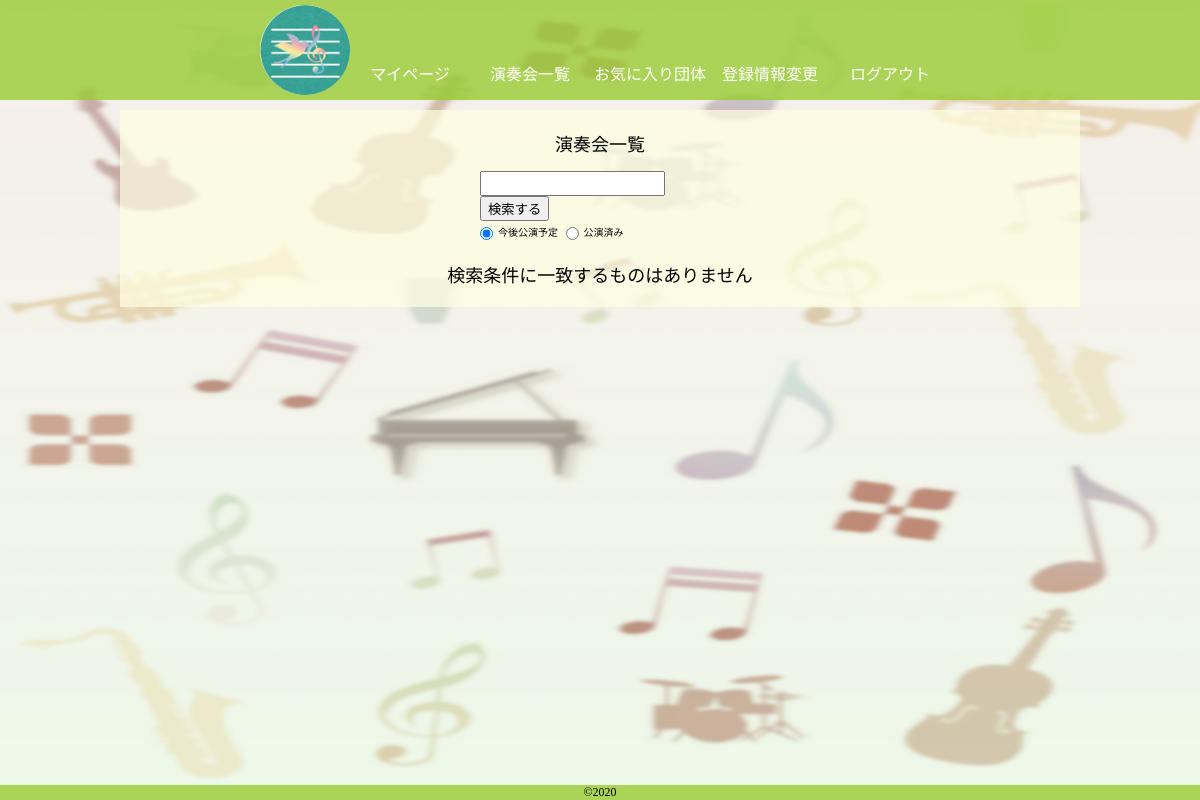
The page /html/concert_list.php (signed in) on the database as committed earlier.
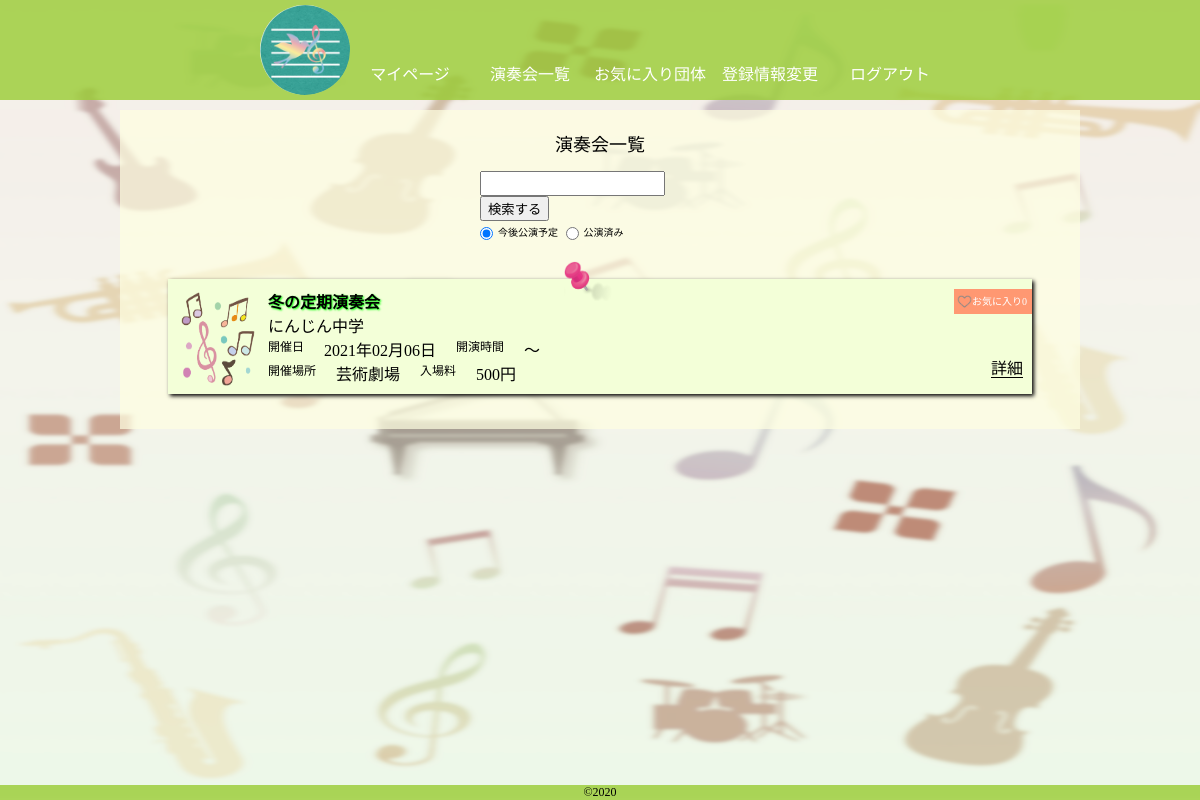
The same page on the database as committed later.
### tables this page shows
CREATE TABLE `concerts` (
  `id` int(11) NOT NULL,
  `name` varchar(255) NOT NULL,
  `dated` date NOT NULL,
  `place` varchar(255) NOT NULL,
  `todouhuken_id` int(11) NOT NULL,
  `entrance` time NOT NULL,
  `start` time NOT NULL,
  `number_p` int(11) NOT NULL,
  `admission` int(11) NOT NULL,
  `ticket` varchar(255) NOT NULL,
  `program` varchar(500) NOT NULL,
  `comment` varchar(500) NOT NULL,
  `image` mediumblob,
  `created_at` timestamp NULL DEFAULT NULL,
  `updated_at` datetime NOT NULL DEFAULT '1000-01-01 00:00:00',
  `promote_id` int(11) NOT NULL
);

CREATE TABLE `promots` (
  `id` int(11) NOT NULL,
  `name` varchar(11) NOT NULL,
  `kana` varchar(11) NOT NULL,
  `email` varchar(255) NOT NULL,
  `password` varchar(255) NOT NULL,
  `role` int(1) NOT NULL COMMENT '0:一般 1:主催者 2:管理者',
  `group_name` varchar(255) NOT NULL,
  `group_class` varchar(11) NOT NULL,
  `group_detail` varchar(500) NOT NULL,
  `created_at` timestamp NULL DEFAULT NULL,
  `updated_at` datetime NOT NULL DEFAULT '1000-01-01 00:00:00',
  `token` varchar(500) DEFAULT NULL,
  `delete_flg` varchar(11) NOT NULL
);

### config/config.php (called while the page is built)
<?php
$host = 'localhost';
$dbname = 'create_php';
$user = 'root';
$pass = 'root';

### model/DB.php (called while the page is built, shortened)
<?php
class DB{
  private $host;
  private $dbname;
  private $user;
  private $pass;
  public function __construct($host,$dbname,$user,$pass){
    $this->host = $host;
    $this->dbname = $dbname;
    $this->user = $user;
    $this->pass = $pass;
  }
  public function connectDb(){
    $this->connect = new PDO('mysql:dbname='.$this->dbname.';host='.$this->host.';charset=utf8',$this->user,$this->pass);
  }
}

### model/Concert.php (called while the page is built, shortened)
<?php
require_once "DB.php";
class Concert extends DB{
  public function findConcertsAll(){
    $sql = 'SELECT c.id,c.name,DATE_FORMAT(c.dated,"%Y年%m月%d日") AS dated,';
    $sql .= 'c.place,TIME_FORMAT(c.start,"%H:%m") AS start,c.admission,c.image,';
    $sql .= 'p.group_name,COUNT(fc.concert_id) AS fav_concert_id FROM concerts c ';
    $sql .= 'JOIN promots p ON c.promote_id = p.id LEFT JOIN favolite_concerts fc ON fc.concert_id = c.id ';
    $sql .= 'WHERE p.delete_flg = :delete_flg AND dated BETWEEN now()+1 AND DATE_ADD(NOW(), INTERVAL 2 MONTH) ';
    $sql .= 'GROUP BY c.id,c.name,c.dated,c.place,c.start,c.admission,c.image,p.group_name ';
    $sql .= 'ORDER BY c.dated';
    $stmt = $this->connect->prepare($sql);
    $params = array(':delete_flg' => 'FALSE');
    $stmt->execute($params);
    $result = $stmt->fetchAll();
    return $result;
  }
  public function favolitConcerts($id,$user_id){
    $sql = 'SELECT * FROM favolite_concerts WHERE concert_id = :concert_id AND user_id = :user_id';
    $stmt = $this->connect->prepare($sql);
    $params = array(':concert_id' => $id,':user_id' => $user_id);
    $stmt->execute($params);
    $result = $stmt->rowCount();
    return $result;
  }
}

### html/concert_list.php (the view, shortened to what this page needs)
<?php
require_once "../config/config.php";
require_once "../model/Concert.php";
try{
  $Concert = new Concert($host,$dbname,$user,$pass);
  $Concert->connectDb();
  if($_POST){
    if($_POST['radio'] == '未公演'){
      $search = h($_POST['search']);
      $result = $Concert->search('%'.$search.'%');
    }
    else{
      $search = h($_POST['search']);
      $result = $Concert->searchEnd('%'.$search.'%');
    }
  }
  else{
    if(isset($_SESSION['log'])){
      $result = $Concert->findConcertsAll();
    }
  }
}
catch(PDOException $e){
  echo 'エラー'.$e->getMessage();
}
?>
<!DOCTYPE html>
<html lang="ja">
  <head>
    <link rel="stylesheet" type="text/css" href="../css/base.css">
    <link rel="stylesheet" type="text/css" href="../css/mypage.css">
  </head>
  <body>
    <?php
    if($_SESSION['log']['role'] === '2'){
      require_once "header.php";
    }
    elseif($_SESSION['log']['role'] === '0'){
      require_once "../ordinary/header.php";
    }
    ?>
    <div class="login">
      <div class="wrap">
        <p>演奏会一覧</p>
        <form id="search" action="" method="post">
          <input type="text" name="search" value="<?php if($_POST) echo $_POST['search']?>">
          <input type="submit" name="submit" value="検索する"><br>
          <input type="radio" name="radio" value="未公演"checked>今後公演予定
          <input type="radio" name="radio" value="公演済み"<?php if($_POST){if($_POST['radio'] == '公演済み'){ echo 'checked';}}?>>公演済み
        </form>
        <?php if(empty($result)):?>
          <p>検索条件に一致するものはありません</p>
        <?php endif;?>
        <?php foreach ($result as $row):?>
          <?php
          $result_fc = $Concert->favolitConcerts($row['id'],$_SESSION['log']['id']);
          ?>
          <img class="pin1" src="../image/image10.png" alt="ピン">
          <div id="sukima"></div>
          <div class="list">
            <div id="img">
              <?php if(empty($row['image'])):?>
                <img src="../image/image1.png" alt="宣伝画像">
              <?php endif;?>
            </div>
            <div id="concert">
              <p class="color"><?= $row['name']?></p>
              <p><?= $row['group_name']?></p>
              <div class="table">
                <div class="flex" id="day">
                  <div class="flex">
                    <h3>開催日</h3>
                    <p><?= $row['dated']?></p>
                  </div>
                  <div class="flex">
                    <h3>開演時間</h3>
                    <p><?= $row['start']?>〜</p>
                  </div>
                </div>
                <div class="flex" id="place">
                  <div class="flex">
                    <h3>開催場所</h3>
                    <p><?= $row['place']?></p>
                  </div>
                  <div class="flex">
                    <h3>入場料</h3>
                    <p><?= $row['admission']?>円</p>
                  </div>
                </div>
              </div>
            </div>
            <div id="botan">
              <?php if($_SESSION['log']['role'] === '0'):?>
                <?php if($result_fc == '1'):?>
                  <div class="on_heat">
                    <img src="../image/icon-on.png" alt="アイコン">
                  </div>
                <?php else:?>
                  <div class="favolit">
                    <div class="off_heat">
                      <img src="../image/icon-off.png" alt="アイコン">
                    </div>
                    <p>お気に入り</p>
                    <p><?= $row['fav_concert_id'];?></p>
                  </div>
                <?php endif;?>
              <?php endif;?>
              <div class="concert_detail">
                <p><a href="../html/concert_detail.php?id=<?= $row['id'];?>">詳細</a></p>
              </div>
            </div>
          </div>
        <?php endforeach;?>
      </div>
    </div>
    <?php
    require_once "footer.php";
    ?>
  </body>
</html>

### ordinary/header.php (shortened to what this page needs)
<div class="header">
  <div id="head_list">
    <a href="../ordinary/mypage.php"><img src="../image/image6.png" alt="ロゴ"></a>
    <ul>
      <li><a href="../ordinary/mypage.php">マイページ</a></li>
      <li><a href="../html/concert_list.php">演奏会一覧</a></li>
      <li><a href="../ordinary/favorite_promote.php">お気に入り団体</a></li>
      <li><a href="../ordinary/update.php">登録情報変更</a></li>
      <li><a href="?logout=1">ログアウト</a></li>
    </ul>
  </div>
</div>

### html/footer.php
<div id="footer">
  <p>©︎2020</p>
</div>

### css/base.css (style rules this page uses)
body, h1, h2, h3, h4, h5, h6, p, address, ul, ol, li, dl, dt, dd, img, form, table, tr, th, td { margin: 0; padding: 0; border: none; font-style: normal; font-weight: normal; font-size: 100%; text-align: left; list-style-type: none; border-collapse: collapse; }
img { border-style: none; display: block; }
input { line-height:auto;vertical-align:middle; }
a { text-decoration: none; }
body { font-family:'ヒラギノ角ゴ Pro W3','Hiragino Kaku Gothic Pro','メイリオ',Meiryo,'ＭＳ Ｐゴシック',sans-serif; }
* { -webkit-box-sizing: border-box; -moz-box-sizing: border-box; -o-box-sizing: border-box; -ms-box-sizing: border-box; box-sizing: border-box; }
body { font-family: 'ヒラギノ丸ゴ Pro W4'; background-image: url(../image/image8-2-2.png); background-size: 100% 100%; background-repeat: no-repeat; display: flex; flex-flow: column; min-height: 100vh; }
.header { width: 100%; height: 100px; background-color: rgba(153,204,51,0.8); }
#head_list { width: 680px; display: flex; margin: auto; }
#head_list img { border-radius: 50%; width: 90px; height: 90px; margin: 5px 0; }
#head_list ul { width: 600px; display: flex; padding-top: 50px; margin-left: auto; }
#head_list li { width: 120px; text-align: center; line-height: 50px; margin-left: auto; }
#head_list li a { font-size: 16px; color: #fff; }
.wrap { width: 60%; margin: 10px auto; padding: 20px 0; background-color: rgba(255,255,225,0.7); }
.list { width: 80%; display: flex; margin: 15px auto; padding-top: 10px; box-shadow: 2px 2px 4px; background-color: #F3FFD8; }
#footer { margin-top: auto; font-size: 12px; background-color: rgba(153,204,51,0.8); }
#footer p { text-align: center; }
@media screen and (max-width: 1300px) { .wrap { width: 80%; } }
@media screen and (max-width: 1300px) { .list { width: 90%; } }

### css/mypage.css (style rules this page uses)
.wrap > p { text-align: center; font-size: 18px; }
#sukima { height: 3px; }
.pin1 { width: 50px; height: 40px; position: absolute; left: 47%; }
#search { width: 250px; margin: 15px auto; font-size: 10px; }
input { height: 25px; margin: 0 5px; }
.list img { width: 80px; height: 100px; margin: 0 10px 5px 10px; }
.flex { display: flex; }
.color { text-shadow: 1px 1px 2px #0f0; font-weight: bold; }
.table h3 { font-size: 12px; }
.table p { padding: 0 20px; }
.concert_detail { margin-top: 40px; }
.concert_detail p { width: 50px; line-height: 30px; text-align: center; margin-left: auto; }
.concert_detail a { color: #000; border-bottom: 1px solid #000; }
#botan { margin-left: auto; }
.favolit { width: 78px; display: flex; line-height: 25px; padding: 0 3px; background-color: #ff9872; font-size: 10px; color: #fff; cursor: pointer; }
.off_heat { margin: auto 0; }
.off_heat img { margin: auto 0; width: 15px; height: 15px; }

Rows that differ between the two databases and show on the page:
now on this page (row edited): concerts: name "冬の定期演奏会", promots.group_name "にんじん中学", dated "2021年02月06日", place "芸術劇場", admission "500", fav_concert_id "0"
Other text that changed with them:
text no longer shown: "検索条件に一致するものはありません"
